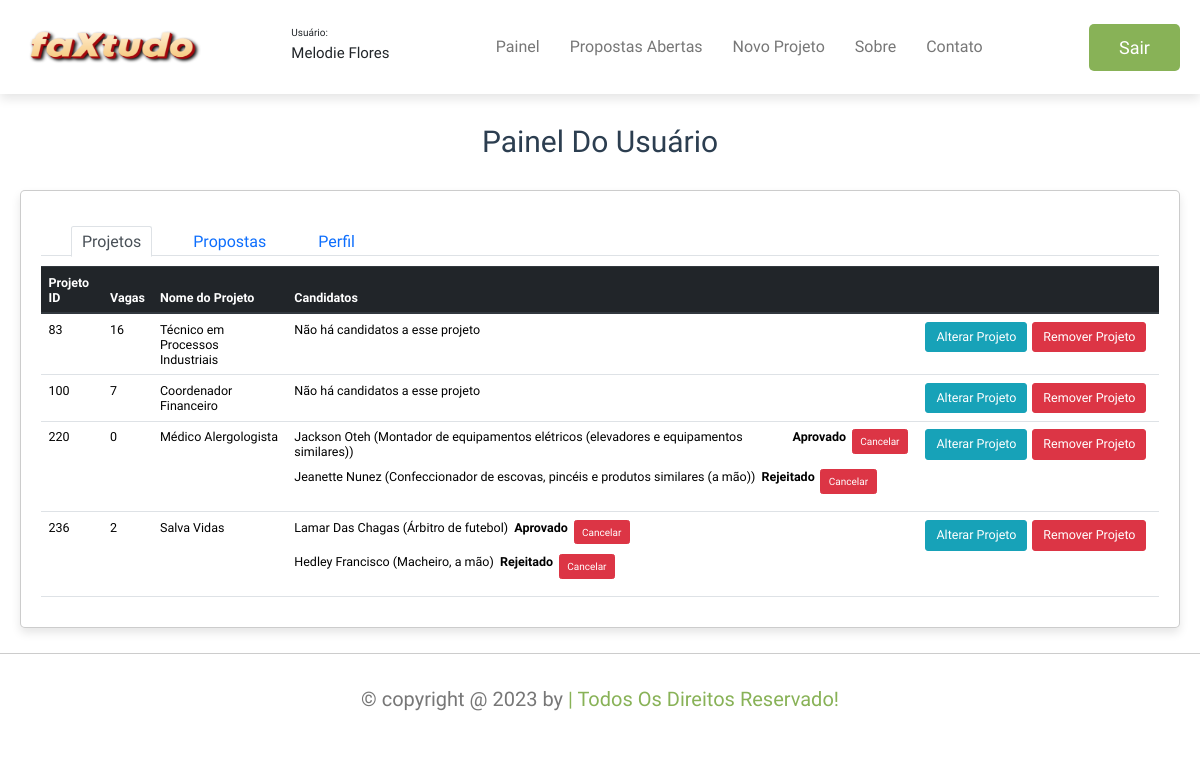
/private/painel.php (signed in), run on the app's committed database.
### tables this page shows
CREATE TABLE EMPREGO (
    id_job INT UNSIGNED NOT NULL PRIMARY KEY AUTO_INCREMENT,
    cargo VARCHAR(500),
    cat_cargo VARCHAR(500),
    desc_cargo TEXT,
    dt_cadastro TIMESTAMP,
    salario DOUBLE,
    jornada VARCHAR(500),
    turno VARCHAR(500),
    requerimentos VARCHAR(500),
    qualificacao_min VARCHAR(500),
    habilidades VARCHAR(500),
    n_vagas INT,
    cep varchar(500),
    bairro VARCHAR(500),
    cidade VARCHAR(500),
    uf VARCHAR(500),
    pais VARCHAR(500)
);

CREATE TABLE candidata (
    fk_USUARIO_id_user INT UNSIGNED NOT NULL,
    fk_EMPREGO_id_job INT UNSIGNED NOT NULL,
    aprovado BOOLEAN,
    PRIMARY KEY (fk_USUARIO_id_user, fk_EMPREGO_id_job)
);

CREATE TABLE USUARIO (
    id_user INT UNSIGNED NOT NULL PRIMARY KEY AUTO_INCREMENT,
    cnpj_cpf VARCHAR(14) NOT NULL UNIQUE,
    nome VARCHAR(500),
    email VARCHAR(500),
    senha VARCHAR(512),
    tel VARCHAR(500),
    dt_nasc DATE,
    especialidade VARCHAR(500),
    cep varchar(500),
    bairro varchar(500),
    cidade varchar(500),
    uf varchar(500),
    pais varchar(500)
);

### public/private/projetos.php (the view, shortened to what this page needs)
<?php
	include_once 'banco.php';
	$sql = "
		SELECT DISTINCT
			e.id_job,
			e.cargo,
			e.cat_cargo,
			e.requerimentos,
			e.n_vagas,
			e.salario,
			e.jornada,
			candidato.id_user,
			candidato.nome,
			candidato.especialidade,
			candidato.uf,
			(
				SELECT COUNT(*)
				FROM candidata
				WHERE fk_EMPREGO_id_job = e.id_job AND aprovado = 1
			) \"vagasOcupadas\",
			c.aprovado
		FROM emprego e
		INNER JOIN publica p ON p.fk_EMPREGO_id_job = e.id_job
		INNER JOIN usuario u ON u.id_user = p.fk_USUARIO_id_user
		LEFT JOIN candidata c ON c.fk_EMPREGO_id_job = e.id_job
		LEFT JOIN usuario candidato on candidato.id_user = c.fk_USUARIO_id_user
		WHERE
			u.id_user = {$_SESSION['ID']};
	";
	$result = $connect->query($sql) or die("Falha na execução do código SQL: " . $connect->error);
	$cargos = [];
	foreach ($result as $row) {
		$cargos[$row["id_job"]][] = $row;
	}
?>
<div class="container mt-3">
	<div class="row">
		<table class="table">
			<thead class="thead-dark">
				<tr>
					<th scope="col">Projeto ID</th>
					<th scope="col">Vagas</th>
					<th scope="col">Nome do Projeto</th>
					<th scope="col">Candidatos</th>
					<th scope="col"></th>
				</tr>
			</thead>
			<tbody>
			<?php if (count($cargos) == 0): ?>
				<tr>
					<td colspan="4" class="text-center">Não há nenhum projeto cadastrado</td>
				</tr>
				<?php else: ?>
					<?php foreach ($cargos as $nome => $dados): ?>
						<tr>
							<td><?php echo $nome; ?></td>
							<td><?php echo intval($dados[0]['n_vagas']) - intval($dados[0]['vagasOcupadas']); ?></td>
							<td><?php echo $dados[0]['cargo']; ?></td>
							<td>
								<?php if (count($dados) == 1 && empty($dados[0]['nome'])): ?>
									Não há candidatos a esse projeto
								<?php else: ?>
								<?php foreach ($dados as $cargo): ?>
									<div class="d-inline-flex mb-3">
										<?php echo "{$cargo['nome']} ({$cargo['especialidade']})"; ?>
											<?php if (!is_null($cargo['aprovado'])): ?>
												&nbsp;<strong><?php echo $cargo['aprovado'] == '0' ? 'Rejeitado' : 'Aprovado'; ?></strong>&nbsp;
												<form action="painel.php" method="POST" class="ml-1 mr-1">
													<button type="submit" class="btn btn-danger">Cancelar</button>
												</form>
											<?php endif; ?>
										</div>
									<?php endforeach; ?>
								<?php endif; ?>
							</td>
							<td>
								<div class="d-inline-flex">
									<button type="button" class="btn btn-info mr-2 btn-lg" data-toggle="modal" data-target="#exampleModal" onclick="preencherModal('<?php echo implode(',', $dados[0]); ?>')">Alterar Projeto</button>
									<form action="painel.php" method="POST">
										<button type="submit" class="btn btn-danger mr-2 btn-lg">Remover Projeto</button>
									</form>
								</div>
							</td>
						</tr>
					<?php endforeach; ?>
				<?php endif; ?>
			</tbody>
		</table>
	</div>
</div>

### public/css/style.css (style rules this page uses)
:root { --main-color:#88b257; --red:red; --light-color:#777; --light-bg:#fff; --black:#2c3e50; --white:#fff; --box-shadow:0 .5rem 1rem rgba(0,0,0,.1); --border:.1rem solid rgba(0,0,0,.2); }
* { font-family: 'Comfortaa', cursive; margin: 0; padding: 0; box-sizing: border-box; text-decoration: none; outline: none; border: none; }
html { font-size: 62.5%; overflow-x: hidden; scroll-padding-top: 7rem; scroll-behavior: smooth; }
body { background-color: var(--light-bg); }

### data on the page
emprego: nome "83", n_vagas "16", cargo "Técnico em Processos Industriais", shows "Não há candidatos a esse projeto"
emprego: nome "100", n_vagas "7", cargo "Coordenador Financeiro", shows "Não há candidatos a esse projeto"
candidata: nome "220", vagasOcupadas "0", fk_EMPREGO_id_job.cargo "Médico Alergologista", fk_USUARIO_id_user.nome "Jackson Oteh", fk_USUARIO_id_user.especialidade "Montador de equipamentos elétricos (elevadores e equipamentos similares)", aprovado "Aprovado"
candidata: fk_USUARIO_id_user.nome "Jeanette Nunez", fk_USUARIO_id_user.especialidade "Confeccionador de escovas, pincéis e produtos similares (a mão)", aprovado "Rejeitado"
candidata: nome "236", vagasOcupadas "2", fk_EMPREGO_id_job.cargo "Salva Vidas", fk_USUARIO_id_user.nome "Lamar Das Chagas", fk_USUARIO_id_user.especialidade "Árbitro de futebol", aprovado "Aprovado"
candidata: fk_USUARIO_id_user.nome "Hedley Francisco", fk_USUARIO_id_user.especialidade "Macheiro, a mão", aprovado "Rejeitado"

### other printed values
$_SESSION['NOME'] "Melodie Flores"
